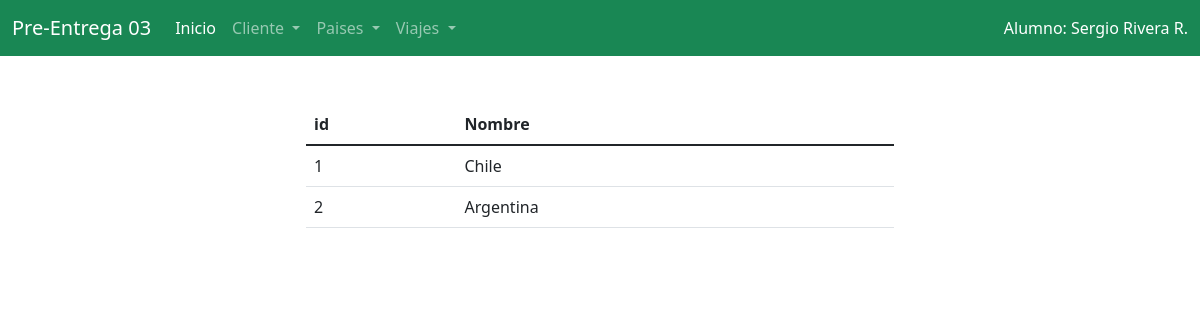
/AppCoder/listarpaises/, run on the app's committed database.
### AppCoder/models.py (models this page shows, shortened)
class Paises(models.Model):
     nombre = models.CharField(max_length=100)

### AppCoder/views.py (the view)
# urls.py: path("listarpaises/", listar_paises_view, name="listarpaises"),
def listar_paises_view (request):
    paises = models.Paises.objects.all()
    return render(request, 'AppCoder/listar_paises.html', {"paises": paises})

### AppCoder/templates/AppCoder/listar_paises.html (shortened to what this page needs)
{% extends "AppCoder/inicio.html" %} {% load static %}
{% block contenidoPrincipal %}
<div class="row">
  <div class="col-6 mx-auto">
    {% if paises.count > 0 %}
      <table class="table">
          <thead>
            <tr>
              <th scope="col">id</th>
              <th scope="col">Nombre</th>
            </tr>
          </thead>
          <tbody>
              {% for pais in paises  %}
            <tr>
              <td>{{pais.id}}</td>
              <td>{{pais.nombre}}</td>
            </tr>
            {% endfor %}
          </tbody>
        </table>
    {% endif %}
  </div>
  </div>
{% endblock %}

### data on the page
Paises: id "1", nombre "Chile"
Paises: id "2", nombre "Argentina"
